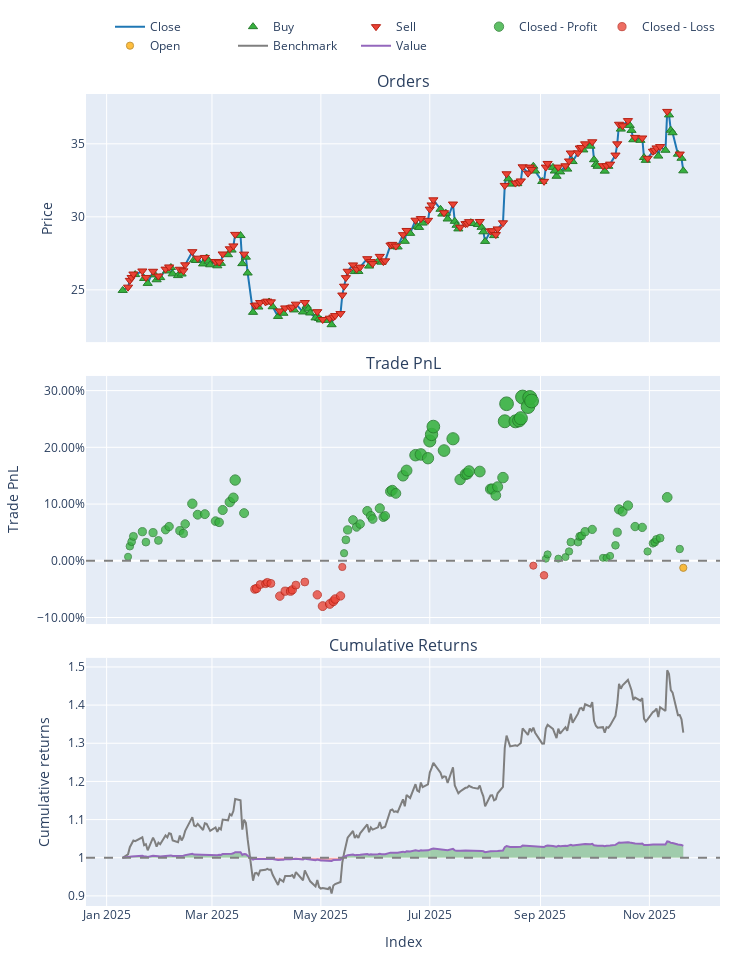

Notebook code for this chart:
### Code cell
## 2020-2025 

# Load Data
# (Ensure your CSV has columns like 'close', 'rsi', 'sma', etc.)
try:
    data = pd.read_csv('data/processed/CWCO_processed_2022.csv')
    if 'Date' in data.columns:
        data['Date'] = pd.to_datetime(data['Date'])
        data.set_index('Date', inplace=True)
    print("Data loaded successfully.")
except FileNotFoundError:
    print("Error: Data file not found. Check path.")

# Split Train/Test
split_idx = int(len(data) * 0.7)
train_df = data.iloc[:split_idx]
#train_df = train_df.drop(columns=['open', 'high', 'low', 'volume', 'future_return'], errors='ignore')
test_df = data.iloc[split_idx:]
#test_df = test_df.drop(columns=['open', 'high', 'low', 'volume', 'future_return'], errors='ignore')

# Initialize Trainer
trainer = ModelTrainerRL(config['reinforcement_learning'])

print("Training PPO Agent...")


env_params = config['reinforcement_learning']['environment']

env_train = TradingEnvRL(
    train_df, 
    initial_balance=env_params.get('initial_balance', 10000),
    commission=env_params.get('commission', 0.001),
    lookback_window=env_params.get('lookback_window', 30)
)

result = trainer.train_ppo(env_train)
model = result['model'] 

print("Training Complete.")

print("Generating Agent Predictions on Test Data...")


env_params = config['reinforcement_learning']['environment']


env_test = TradingEnvRL(
    test_df, 
    initial_balance=env_params.get('initial_balance', 100000),
    commission=env_params.get('commission', 0.001),
    lookback_window=env_params.get('lookback_window', 30)
)

obs, _ = env_test.reset()
done = False
actions = []

# Manual Inference Loop
while not done:
    action, _ = model.predict(obs, deterministic=True)
    actions.append(action[0]) 
    obs, _, terminated, truncated, _ = env_test.step(action)
    done = terminated or truncated


#  RUN BACKTEST ---
print("Running Backtest...")


backtester = PortfolioBacktesterRL(env_params) 

portfolio = backtester.run_backtest(
    price_data=test_df['close'], 
    predicted_weights=np.array(actions),
    lookback_window=env_params.get('lookback_window', 30) # Important for data alignment
)
comparison = backtester.compare_with_buy_and_hold_rl()
# Show Metrics
metrics = backtester.get_performance_metrics()
print("\n--- Strategy Performance ---")
for k, v in metrics.items():
    print(f"{k}: {v:.4f}")

# Plot
portfolio.plot().show()
